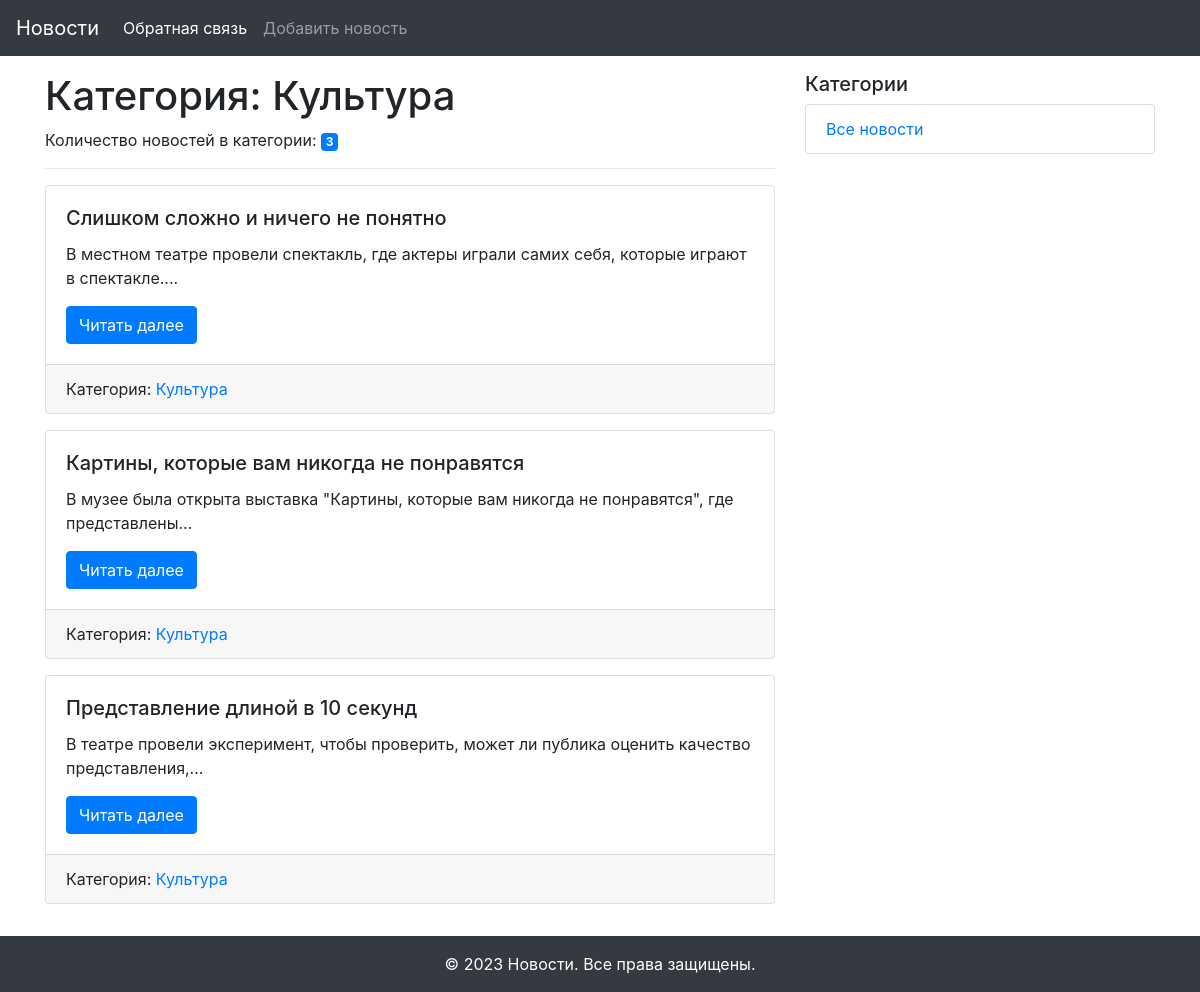
The page /category/3 on the database its author committed.
### models.py (models this page shows, shortened)
class Category(db.Model):
    id = db.Column(db.Integer, primary_key=True)
    title = db.Column(db.String(255), unique=True, nullable=False)
    news = db.relationship('News', back_populates='category')

class News(db.Model):
    id = db.Column(db.Integer, primary_key=True)
    title = db.Column(db.String(255), unique=True, nullable=False)
    text = db.Column(db.Text, nullable=False)
    created_date = db.Column(db.DateTime, default=datetime.utcnow)
    category_id = db.Column(db.Integer, db.ForeignKey('category.id'), nullable=True)
    category = db.relationship('Category', back_populates='news')

### views.py (the view)
@app.route('/category/<int:category_id>')
def category_page(category_id):
    category = Category.query.get(category_id)
    news_list = News.query.filter(News.category_id == category_id).all()
    return render_template('category.html', news=news_list, category=category)

### templates/category.html (shortened to what this page needs)
{% extends "base.html" %}
{% block content %}
  <h1>Категория: {{ category.title }}</h1>
  <p>Количество новостей в категории: <span class="badge badge-primary">{{ news | length }}</span></p>
  <hr>
  {% for news in news %}
  <div class="card mb-3">
    <div class="card-body">
      <h5 class="card-title">{{ news.title }}</h5>
      <p class="card-text">{{ news.text | truncate(100) }}</p>
      <a href="{{ url_for('news_detail_page', new_id=news.id) }}" class="btn btn-primary">Читать далее</a>
    </div>
    <div class="card-footer">
      {% if news.category %}
        <span class="card-link">Категория: <a href="{{ url_for('category_page', category_id=news.category.id) }}">{{ news.category.title }}</a></span>
      {% endif %}
    </div>
  </div>
  {% else %}
  <p class="card-text">Новостей пока нет!</p>
  {% endfor %}
{% endblock content %}

### rows shown on the page
Category: title "Культура"
News: title "Слишком сложно и ничего не понятно", text "В местном театре провели спектакль, где актеры играли самих себя, которые играют в спектакле....", category "Культура"
News: title "Картины, которые вам никогда не понравятся", text "В музее была открыта выставка \"Картины, которые вам никогда не понравятся\", где представлены...", category "Культура"
News: title "Представление длиной в 10 секунд", text "В театре провели эксперимент, чтобы проверить, может ли публика оценить качество представления,...", category "Культура"

### other values the page prints
{{ news | length }} "3"
